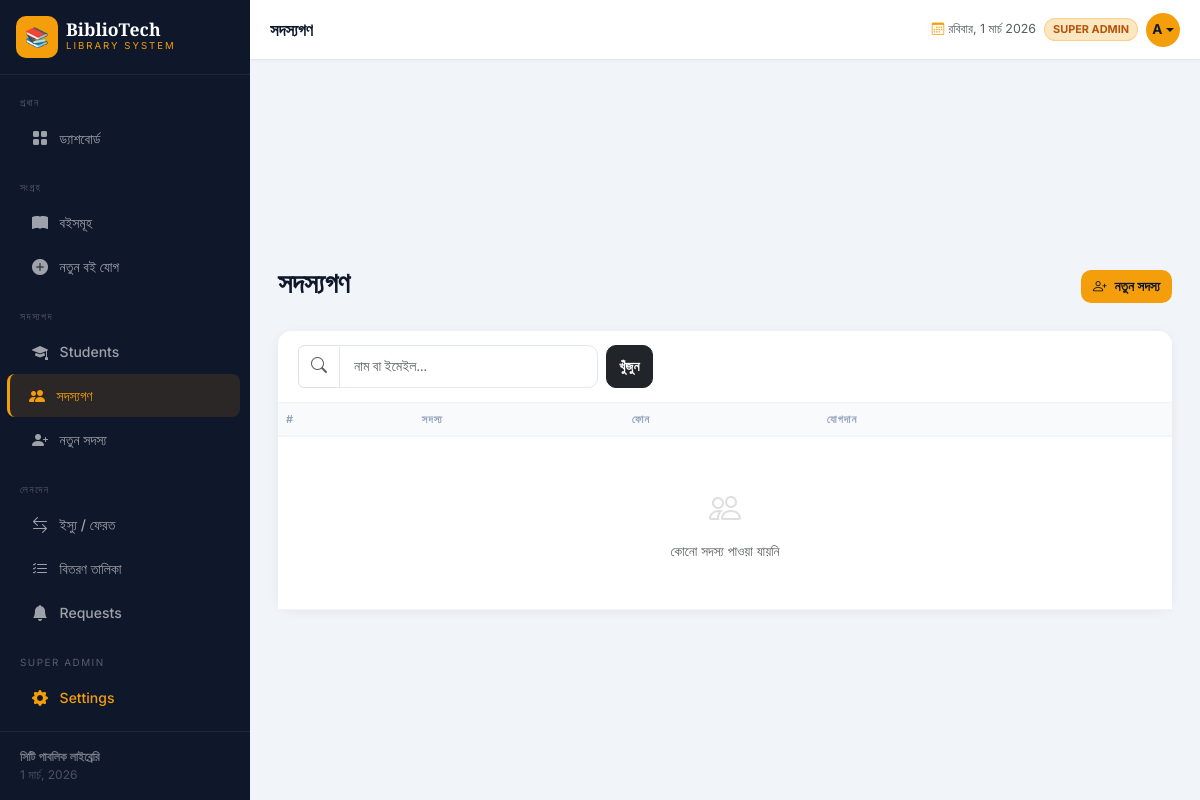
/members (signed in), run on the app's committed database.
### tables this page shows
CREATE TABLE settings (
        key TEXT PRIMARY KEY, value TEXT
    );

### app.py (the view)
@app.route('/members')
@admin_required
def members():
    search = request.args.get('search', '')
    conn = get_db()
    if search:
        ml = conn.execute('SELECT * FROM members WHERE name LIKE ? OR email LIKE ? ORDER BY name',
                          (f'%{search}%', f'%{search}%')).fetchall()
    else:
        ml = conn.execute('SELECT * FROM members ORDER BY name').fetchall()
    conn.close()
    return render_template('members.html', members=ml, search=search)

### app.py (called while the page is built)
def admin_required(f):
    @wraps(f)
    def decorated(*args, **kwargs):
        if not session.get('logged_in'):
            flash('এই পেজটি দেখতে লগইন করুন।', 'info')
            return redirect(url_for('login', next=request.path))
        if not session.get('is_admin'):
            flash('এই কাজটি করার অনুমতি আপনার নেই।', 'error')
            return redirect(url_for('books'))
        return f(*args, **kwargs)
    return decorated

def get_db():
    conn = sqlite3.connect(DB_PATH)
    conn.row_factory = sqlite3.Row
    return conn

def get_settings():
    conn = get_db()
    rows = conn.execute('SELECT key, value FROM settings').fetchall()
    conn.close()
    return {row['key']: row['value'] for row in rows}

@app.context_processor
def inject_settings():
    return dict(site=get_settings())

### templates/members.html (shortened to what this page needs)
{% extends 'base.html' %}
{% block topbar_title %}সদস্যগণ{% endblock %}
{% block content %}
<div class="d-flex flex-wrap justify-content-between align-items-center gap-2 mb-4 page-header">
    <h1>সদস্যগণ</h1>
    <a href="{{ url_for('add_member') }}" class="btn btn-gold"><i class="bi bi-person-plus me-2"></i>নতুন সদস্য</a>
</div>
<div class="card content-card">
    <div class="card-header">
        <form method="GET" class="d-flex flex-wrap gap-2">
            <div class="input-group" style="max-width:300px;min-width:180px;flex:1">
                <span class="input-group-text bg-white"><i class="bi bi-search text-muted"></i></span>
                <input type="text" name="search" class="form-control" placeholder="নাম বা ইমেইল..." value="{{ search }}">
            </div>
            <button type="submit" class="btn btn-dark">খুঁজুন</button>
        </form>
    </div>
    <div class="card-body p-0">
        <div class="table-responsive">
            <table class="table mb-0">
                <thead><tr><th>#</th><th>সদস্য</th><th class="d-none d-sm-table-cell">ফোন</th><th class="d-none d-md-table-cell">যোগদান</th><th></th></tr></thead>
                <tbody>
                {% for m in members %}
                <tr>
                    <td class="text-muted small">{{ loop.index }}</td>
                    <td>
                        <div class="d-flex align-items-center gap-2">
                            <div class="member-av flex-shrink-0" style="background:hsl({{ loop.index*67 }},60%,88%);color:hsl({{ loop.index*67 }},50%,35%)">{{ m.name[0].upper() }}</div>
                            <div>
                                <div class="fw-semibold" style="font-size:.85rem">{{ m.name }}</div>
                                <div class="text-muted" style="font-size:.75rem">{{ m.email }}</div>
                            </div>
                        </div>
                    </td>
                    <td class="d-none d-sm-table-cell text-muted small">{{ m.phone or '—' }}</td>
                    <td class="d-none d-md-table-cell text-muted small">{{ m.join_date[:10] }}</td>
                    <td>
                        <form method="POST" action="{{ url_for('delete_member', member_id=m.id) }}" onsubmit="return confirm('মুছে ফেলবেন?')">
                            <button class="btn btn-sm btn-outline-danger"><i class="bi bi-trash"></i></button>
                        </form>
                    </td>
                </tr>
                {% else %}
                <tr><td colspan="5" class="text-center py-5 text-muted"><i class="bi bi-people d-block mb-2" style="font-size:2rem;opacity:.2"></i>কোনো সদস্য পাওয়া যায়নি</td></tr>
                {% endfor %}
                </tbody>
            </table>
        </div>
    </div>
</div>
{% endblock %}

### templates/base.html (shortened to what this page needs)
<!DOCTYPE html>
<html lang="bn">
<head>
    <link href="https://cdnjs.cloudflare.com/ajax/libs/bootstrap/5.3.2/css/bootstrap.min.css" rel="stylesheet">
    <link href="https://cdnjs.cloudflare.com/ajax/libs/bootstrap-icons/1.11.3/font/bootstrap-icons.min.css" rel="stylesheet">
</head>
<body>
<nav id="sidebar">
    <div class="sidebar-brand d-flex align-items-center gap-2 p-3 border-bottom" style="border-color:rgba(255,255,255,.07)!important">
        <div class="brand-icon" style="overflow:hidden">
            {% if site.logo_type == 'image' %}
            <img src="{{ site.library_logo }}" style="width:100%;height:100%;object-fit:cover;border-radius:10px" alt="logo">
            {% else %}
            {{ site.library_logo }}
            {% endif %}
        </div>
        <div class="overflow-hidden">
            <div class="brand-name text-truncate">{{ site.library_name }}</div>
            <div class="brand-sub">{{ site.library_tagline }}</div>
        </div>
    </div>
    <div class="sidebar-nav flex-grow-1 py-2" style="overflow-y:auto">
        <div class="nav-section">প্রধান</div>
        {% if session.get("is_admin") %}
        <a href="{{ url_for('dashboard') }}" class="nav-link {% if request.endpoint=='dashboard' %}active{% endif %}"><i class="bi bi-grid-fill"></i> ড্যাশবোর্ড</a>
        {% endif %}
        <div class="nav-section mt-2">সংগ্রহ</div>
        <a href="{{ url_for('books') }}" class="nav-link {% if request.endpoint=='books' %}active{% endif %}"><i class="bi bi-book-fill"></i> বইসমূহ</a>
        {% if session.get("is_admin") %}
        <a href="{{ url_for('add_book') }}" class="nav-link {% if request.endpoint=='add_book' %}active{% endif %}"><i class="bi bi-plus-circle-fill"></i> নতুন বই যোগ</a>
        <div class="nav-section mt-2">সদস্যপদ</div>
        <a href="{{ url_for('students') }}" class="nav-link {% if request.endpoint=='students' %}active{% endif %}"><i class="bi bi-mortarboard-fill"></i> Students</a>
        <a href="{{ url_for('members') }}" class="nav-link {% if request.endpoint=='members' %}active{% endif %}"><i class="bi bi-people-fill"></i> সদস্যগণ</a>
        <a href="{{ url_for('add_member') }}" class="nav-link {% if request.endpoint=='add_member' %}active{% endif %}"><i class="bi bi-person-plus-fill"></i> নতুন সদস্য</a>
        <div class="nav-section mt-2">লেনদেন</div>
        <a href="{{ url_for('borrow') }}" class="nav-link {% if request.endpoint=='borrow' %}active{% endif %}"><i class="bi bi-arrow-left-right"></i> ইস্যু / ফেরত</a>
        <a href="{{ url_for('issued_books') }}" class="nav-link {% if request.endpoint=='issued_books' %}active{% endif %}"><i class="bi bi-list-check"></i> বিতরণ তালিকা</a>
        <a href="{{ url_for('requests_list') }}" class="nav-link {% if request.endpoint=='requests_list' %}active{% endif %}"><i class="bi bi-bell-fill"></i> Requests</a>
        {% if session.get('is_super') %}
        <div class="nav-section mt-2">Super Admin</div>
        <a href="{{ url_for('settings') }}" class="nav-link {% if request.endpoint=='settings' %}active{% endif %}" style="color:var(--gold)"><i class="bi bi-gear-fill"></i> Settings</a>
        {% endif %}
        {% endif %}
    </div>
    <div class="sidebar-footer">
        <div class="fw-semibold" style="color:rgba(255,255,255,.4)">{{ site.library_footer }}</div>
        <div id="sidebar-date"></div>
    </div>
</nav>
<div id="main">
    <div class="topbar">
        <div class="d-flex align-items-center gap-2">
            <div class="topbar-title">{% block topbar_title %}{% endblock %}</div>
        </div>
        <div class="d-flex align-items-center gap-2">
            <span class="text-muted d-none d-md-inline" style="font-size:.78rem">
                <i class="bi bi-calendar3 me-1" style="color:var(--gold)"></i><span id="live-date"></span>
            </span>
            {% if session.get("is_admin") %}
                {% if session.get("is_super") %}
                <span class="admin-badge d-none d-sm-inline" style="background:rgba(245,158,11,.25);color:#b45309">SUPER ADMIN</span>
                {% else %}
                <span class="admin-badge d-none d-sm-inline">ADMIN</span>
                {% endif %}
                <div class="dropdown">
                    <button class="topbar-av dropdown-toggle" data-bs-toggle="dropdown" aria-expanded="false">
                        {{ session.get("username", "A")[0].upper() }}
                    </button>
                </div>
            {% endif %}
        </div>
    </div>
    <div class="page-body pb-0 pt-3">
    </div>
    <div class="page-body">{% block content %}{% endblock %}</div>
</div>
</body>
</html>

### templates/base.html (style rules this page uses)
:root { --sidebar-bg:#0f172a; --sidebar-w:250px; --gold:#f59e0b; --gold-light:#fcd34d; }
body { font-family:'Inter',sans-serif; background:#f1f5f9; }
#sidebar { width: var(--sidebar-w); min-height: 100vh; background: var(--sidebar-bg); position: fixed; top: 0; left: 0; display: flex; flex-direction: column; z-index: 1040; transition: transform .25s ease; }
.brand-icon { width:42px;height:42px;background:var(--gold);border-radius:10px;display:inline-flex;align-items:center;justify-content:center;font-size:1.2rem;color:#0f172a;font-weight:800;flex-shrink:0; }
.brand-name { font-family:'Playfair Display',serif;font-size:1.1rem;font-weight:700;color:#fff;line-height:1; }
.brand-sub { font-size:.6rem;letter-spacing:2px;text-transform:uppercase;color:var(--gold); }
.nav-section { font-size:.62rem;letter-spacing:1.5px;text-transform:uppercase;color:rgba(255,255,255,.3);padding:.75rem 1.25rem .35rem; }
.sidebar-nav .nav-link { color:rgba(255,255,255,.6);padding:.6rem 1.25rem;border-radius:8px;margin:1px 10px;font-size:.875rem;font-weight:500;display:flex;align-items:center;gap:.6rem;transition:all .15s; }
.sidebar-nav .nav-link i { font-size:1rem;width:20px;text-align:center;flex-shrink:0; }
.sidebar-nav .nav-link.active { color:var(--gold);background:rgba(245,158,11,.12);border-left:3px solid var(--gold);margin-left:7px;padding-left:calc(1.25rem - 3px); }
#main { margin-left:var(--sidebar-w);min-height:100vh;display:flex;flex-direction:column; }
.topbar { background:#fff;height:60px;padding:0 1.25rem;display:flex;align-items:center;justify-content:space-between;border-bottom:1px solid #e2e8f0;position:sticky;top:0;z-index:999;box-shadow:0 1px 4px rgba(0,0,0,.04); }
.topbar-title { font-family:'Playfair Display',serif;font-size:1.05rem;font-weight:700;color:#0f172a;white-space:nowrap;overflow:hidden;text-overflow:ellipsis;max-width:200px; }
.topbar-av { width:34px;height:34px;background:var(--gold);border-radius:50%;display:flex;align-items:center;justify-content:center;font-weight:700;font-size:.85rem;color:#0f172a;border:none; }
.page-body { padding:1.25rem;flex:1; }
@media (min-width:768px) { .page-body { padding:1.75rem; } }
.content-card { border:none;border-radius:14px;box-shadow:0 2px 12px rgba(0,0,0,.06); }
.content-card .card-header { background:#fff;border-bottom:1px solid #f1f5f9;border-radius:14px 14px 0 0!important;padding:.875rem 1.25rem;font-family:'Playfair Display',serif;font-weight:700;font-size:.95rem;color:#0f172a; }
.table th { font-size:.68rem;letter-spacing:1px;text-transform:uppercase;color:#94a3b8;font-weight:600;border-bottom:2px solid #f1f5f9;background:#f8fafc;white-space:nowrap; }
.table td { vertical-align:middle;font-size:.85rem;border-bottom:1px solid #f1f5f9;color:#334155; }
.form-control,.form-select { border:1.5px solid #e2e8f0;border-radius:10px;font-size:.875rem;padding:.6rem .875rem; }
.btn { font-weight:600;font-size:.85rem;border-radius:10px; }
.btn-gold { background:var(--gold);color:#0f172a;border:none; }
.page-header h1 { font-family:'Playfair Display',serif;font-size:1.4rem;font-weight:900;color:#0f172a; }
@media (min-width:768px) { .page-header h1 { font-size:1.75rem; } }
.sidebar-footer { margin-top:auto;padding:1rem 1.25rem;border-top:1px solid rgba(255,255,255,.07);font-size:.75rem;color:rgba(255,255,255,.25); }
.admin-badge { background:rgba(245,158,11,.15);color:var(--gold);border:1px solid rgba(245,158,11,.3);font-size:.68rem;font-weight:700;padding:2px 8px;border-radius:20px;white-space:nowrap; }

### data on the page
settings: library_name "BiblioTech"
settings: library_tagline "LIBRARY SYSTEM"
settings: library_footer "সিটি পাবলিক লাইব্রেরি"

### other printed values
{{ site.library_logo }} "📚"
{{ session.get("username", "A")[0].upper() }} "A"
